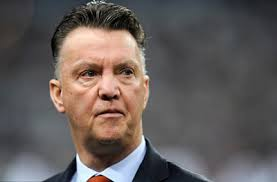
%> input picture Midterm_Exam/Louis van Gaal2.jpg, 277 x 182 px
$ octave --eval "result = Myrgb2ycbcr(imread('Louis van Gaal2.jpg'));"   (GNU Octave 9; MATLAB toolbox functions it lacks are replaced by stand-ins)
%> lines starting %> are read from the running program, lines starting %| are printed output that depends on the picture
function [out,Ycr] = Myrgb2ycbcr(in)
Irgb = im2double(in);
R = Irgb(:,:,1);
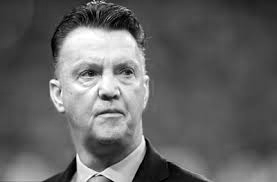
%> R: size 182x277 double; min 0, max 1, mean 0.393
G = Irgb(:,:,2);
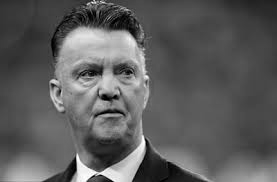
%> G: size 182x277 double; min 0, max 1, mean 0.364
B = Irgb(:,:,3);
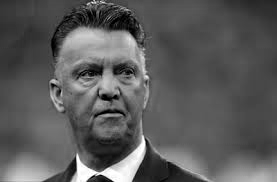
%> B: size 182x277 double; min 0, max 1, mean 0.356
% RGB in [0,1] to Ycbcr in [0, 255]
Y = 0.299*R + 0.587*G + 0.114*B;
Ycb = (B-Y)*0.564 + 0.5;
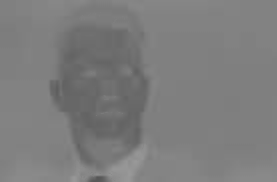
%> Ycb: size 182x277 double; min 0.339, max 0.602, mean 0.491
Ycr = (R-Y)*0.713 + 0.5;
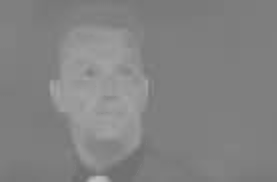
%> Ycr: size 182x277 double; min 0.425, max 0.747, mean 0.515
imshow(Ycr);figure;
for i=1:size(Ycb,1)
    for j=1:size(Ycb,2)
        if Ycr(i,j)<0.55
            Ycr(i,j) = 0;
        end
    end
end
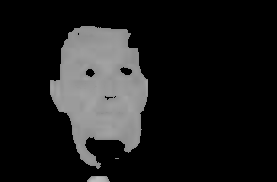
%> Ycr: size 182x277 double; min 0, max 0.747, mean 0.109
out = im2uint8(cat(3,Y,Ycb,Ycr));
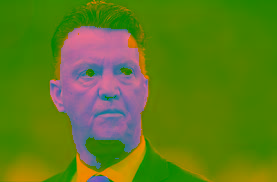
%> out: size 182x277x3 uint8; mean R, G, B 94.8, 125.4, 27.9
Ycr = Ycr;

end
